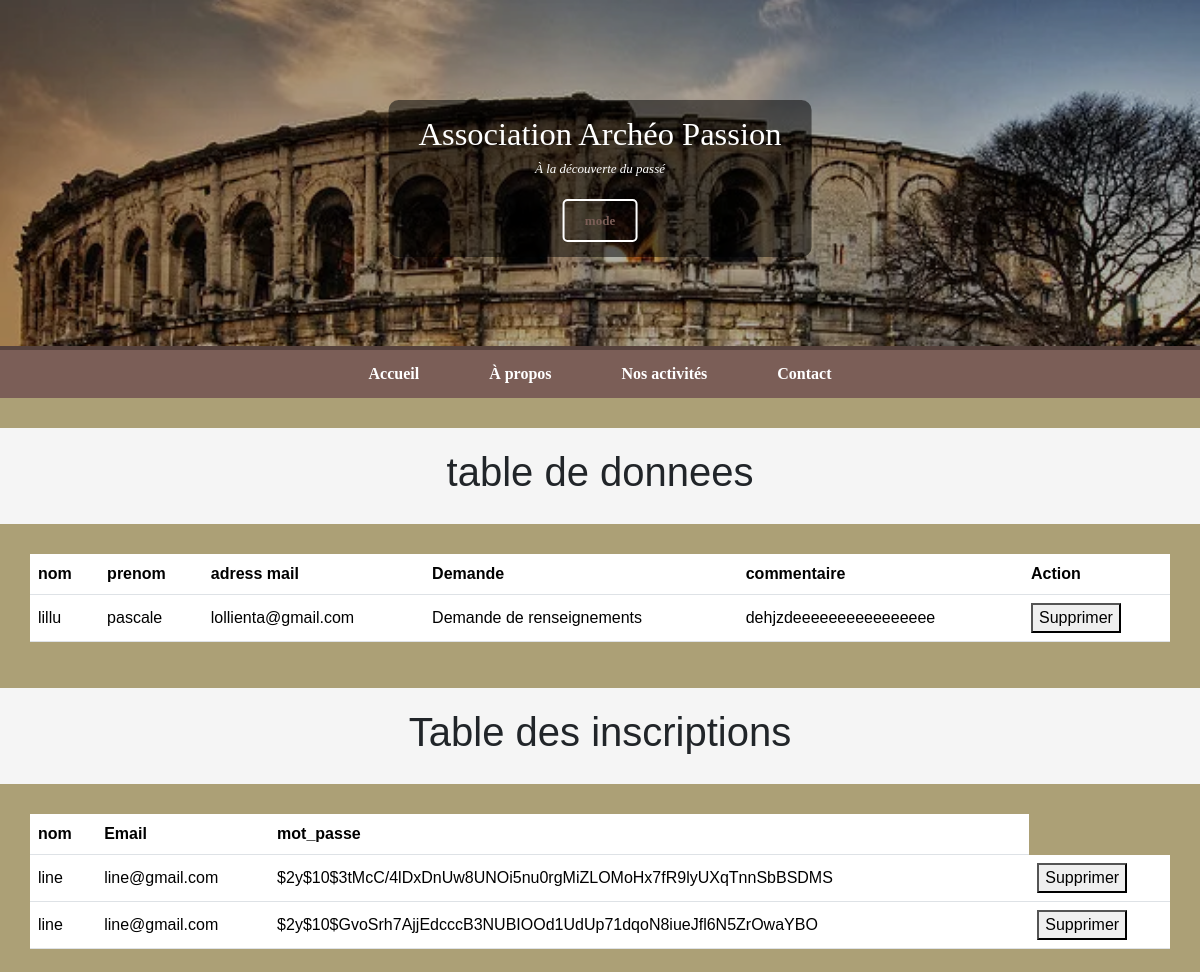
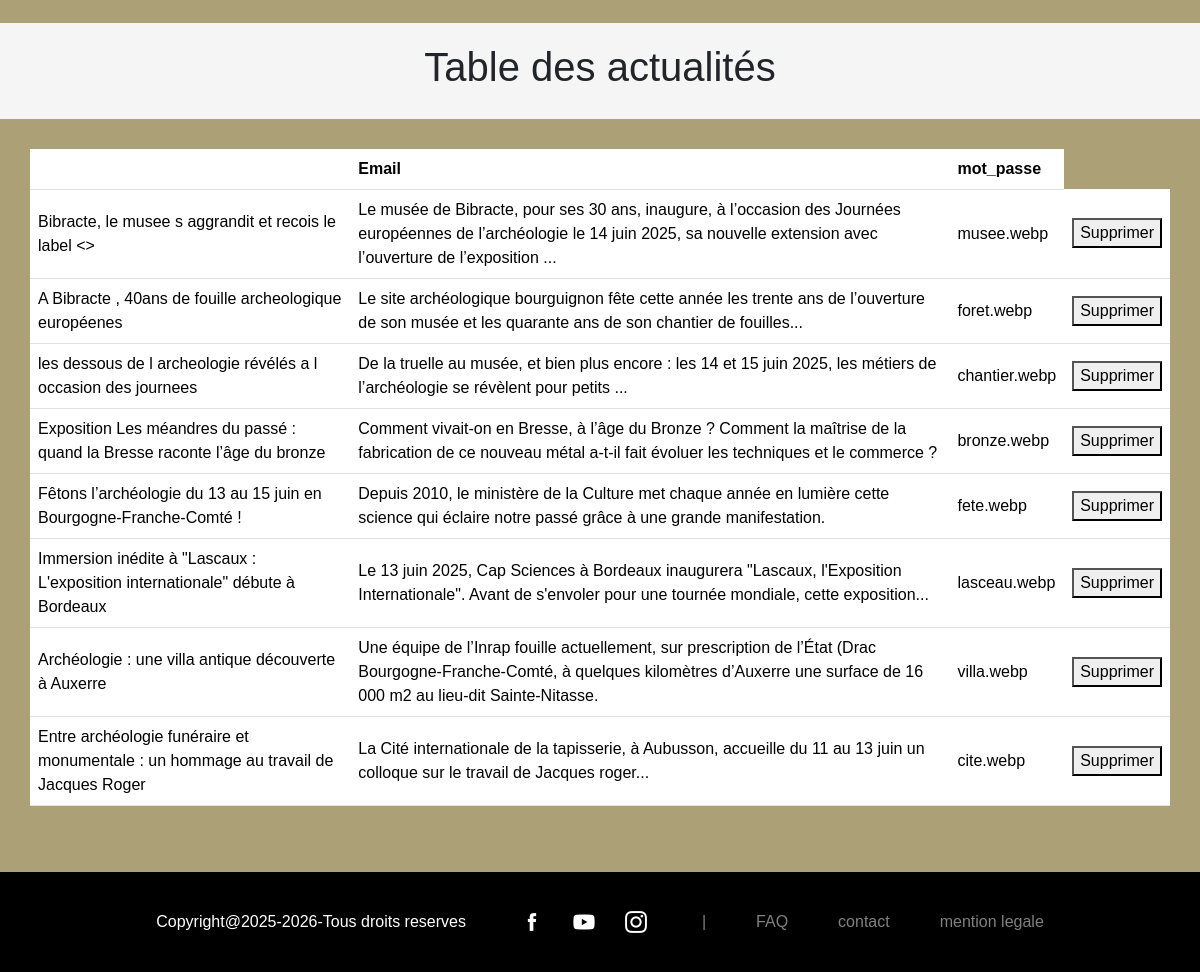
/administration.php, run on the app's committed database (2 pictures, top to bottom).
### tables this page shows
CREATE TABLE `formulaire` (
  `id` int NOT NULL,
  `nom` varchar(33) NOT NULL,
  `prenom` varchar(33) NOT NULL,
  `Email` varchar(33) NOT NULL,
  `Demande` varchar(33) NOT NULL,
  `Commentaire` text NOT NULL
);

CREATE TABLE `inscription` (
  `id` int NOT NULL,
  `nom` varchar(33) NOT NULL,
  `prenom` varchar(33) NOT NULL,
  `Email` varchar(33) NOT NULL,
  `mot_passe` varchar(255) NOT NULL
);

### administration.php (the view, shortened to what this page needs)
<?php
include 'db.php';
$query = 'SELECT * FROM formulaire';
$result = $conn->query($query);
$query_inscription = 'SELECT * FROM inscription';
$result_inscription = $conn->query($query_inscription);
$query_actualites = 'SELECT * FROM actualités';
$result_actualites = $conn->query($query_actualites);
?>
<!DOCTYPE html>
<html lang="fr">
<head>
  <link href="https://cdn.jsdelivr.net/npm/bootstrap@5.3.5/dist/css/bootstrap.min.css" rel="stylesheet" />
  <link rel="stylesheet" href="/css/style.css" />
</head>
<body class="body-admin">
  <?php
      include 'header.php'
    ?>
<div class="table-text">
  <h1>table de donnees</h1>
</div>
<div id="table" class="table-responsive">
  <table class="table align-middle">
    <thead>
      <tr>
        <th>nom</th>
        <th>prenom</th>
        <th>adress mail</th>
        <th>Demande</th>
        <th>commentaire</th>
        <th>Action</th>
      </tr>
    </thead>
    <tbody>
      <?php foreach ($result as $row): ?>
      <tr>
        <td><?= $row['nom'] ?></td>
        <td><?= $row['prenom'] ?></td>
        <td><?= $row['Email'] ?></td>
        <td><?= $row['Demande'] ?></td>
        <td><?= $row['Commentaire'] ?></td>
        <td>
          <form method="POST">
            <button type="submit">Supprimer</button>
          </form>
        </td>
      </tr>
      <?php endforeach; ?>
    </tbody>
  </table>
</div>
<div class="table-text">
  <h1>Table des inscriptions</h1>
</div>
<div id="table" class="table-responsive">
  <table class="table align-middle">
    <thead>
      <tr>
        <th>nom</th>
        <th>Email</th>
        <th>mot_passe</th>
      </tr>
    </thead>
    <tbody>
      <?php foreach ($result_inscription as $row): ?>
        <tr>
          <td><?= $row['nom'] ?></td>
          <td><?= $row['Email'] ?></td>
          <td><?= $row['mot_passe'] ?></td>
          <td>
            <form method="POST">
              <button type="submit">Supprimer</button>
            </form>
          </td>
        </tr>
      <?php endforeach; ?>
    </tbody>
  </table>
</div>
<div class="table-text">
  <h1>Table des actualités</h1>
</div>
<div id="table" class="table-responsive">
  <table class="table align-middle">
    <thead>
      <tr>
        <th></th>
        <th>Email</th>
        <th>mot_passe</th>
      </tr>
    </thead>
    <tbody>
      <?php foreach ($result_actualites as $row): ?>
        <tr>
          <td><?= $row['titre'] ?></td>
          <td><?= $row['text'] ?></td>
          <td><?= $row['image'] ?></td>
          <td>
            <form method="POST">
              <button type="submit">Supprimer</button>
            </form>
          </td>
        </tr>
      <?php endforeach; ?>
    </tbody>
  </table>
</div>
<?php
 include 'footer.php'
 ?>
</body>
</html>

### header.php
<header class="banniere">
      <div class="titre-site">
        <h1>Association Archéo Passion</h1>
        <p>À la découverte du passé</p>
        <div>
              <button type="onclick" id="togglemode">mode</button>
        </div>
      </div>
      <img src="/images/temple.webp" alt="Masques archéologiques" class="header-image" />
      <nav>
        <ul>
          <li><a href="/php/index.php">Accueil</a></li>
          <li><a href="/php/apropos.php">À propos</a></li>
          <li><a href="/php/activites.php">Nos activités</a></li>
          <li><a href="/php/contact.php">Contact</a></li>
        </ul>
      </nav>
    </header>

### footer.php
<footer>
      <div class="copyright">
        <span class="copyright">Copyright@2025-2026-Tous droits reserves</span>
      </div>
      <div class="app">
        <img
          class="facebook"
          src="\images\facebook.png"
          alt="description de l image"
        />
        <img
          class="youtube"
          src="\images\youtube.png"
          alt="description de l image"
        />
        <img
          class="insta"
          src="\images\insta.png"
          alt="description de l image"
        />
      </div>
      <span> | </span>
      <span> FAQ</span>
      <span> contact </span>
      <span> mention legale </span>
</footer>

### style.css (style rules this page uses)
body { font-family: Arial, sans-serif; margin: 0; padding: 0; }
.banniere { position: relative; text-align: center; color: white; font-family: "Georgia", serif; margin-bottom: 30px; }
.titre-site { font-size: small; position: absolute; top: 100px; left: 50%; transform: translateX(-50%); z-index: 2; background-color: rgba(0, 0, 0, 0.5); padding: 15px 30px; border-radius: 10px; }
.titre-site h1 { margin: 0; font-size: 2.5em; }
.titre-site p { margin: 5px 0 0; font-style: italic; font-size: 1em; }
.header-image { width: 100%; max-height: 350px; object-fit: cover; display: block; filter: brightness(70%); border-bottom: 4px solid #7b5e57; }
nav ul { list-style: none; padding: 0; margin: 0; background-color: #7b5e57; display: flex; justify-content: center; }
nav ul li { margin: 0 15px; }
nav ul li a { display: inline-block; padding: 12px 20px; color: white; text-decoration: none; font-weight: bold; }
#togglemode { display: inline-block; margin-top: 20px; padding: 10px 20px; border: 2px solid white; color: #7b5e57; background-color: transparent; text-decoration: none; font-weight: bold; border-radius: 5px; transition: all 0.3s ease; }
footer { display: flex; height: 100px; background-color: black; color: white; flex-direction: row; justify-content: center; align-items: center; gap: 50px; bottom: 0; margin-top: 20px; }
footer span { color: grey; }
.copyright { color: white; }
.app { display: flex; flex-direction: row; justify-content: start; align-items: center; gap: 20px; }
.insta { height: 32px; }
.youtube { height: 32px; }
.facebook { height: 32px; }
a { text-decoration: none; color:whitesmoke; }
.body-admin { background-color:rgba(116, 95, 25, 0.591); margin:0; }
#table { padding: 30px; color:azure; }
.table-text { background-color:whitesmoke; text-align: center; padding: 20px; }

### data on the page
formulaire: nom "lillu", prenom "pascale", Email "lollienta@gmail.com", Demande "Demande de renseignements", Commentaire "dehjzdeeeeeeeeeeeeeeee"
inscription: nom "line", Email "line@gmail.com", mot_passe "$2y$10$3tMcC/4lDxDnUw8UNOi5nu0rgMiZLOMoHx7fR9lyUXqTnnSbBSDMS"
inscription: nom "line", Email "line@gmail.com", mot_passe "$2y$10$GvoSrh7AjjEdcccB3NUBIOOd1UdUp71dqoN8iueJfl6N5ZrOwaYBO"
actualités: titre "Bibracte, le musee s aggrandit et recois le label < >", text "Le musée de Bibracte, pour ses 30 ans, inaugure, à l’occasion des Journées européennes de l’archéologie le 14 juin 2025, sa nouvelle extension avec l’ouverture de l’exposition ...", image "musee.webp"
actualités: titre "A Bibracte , 40ans de fouille archeologique européenes", text "Le site archéologique bourguignon fête cette année les trente ans de l’ouverture de son musée et les quarante ans de son chantier de fouilles...", image "foret.webp"
actualités: titre "les dessous de l archeologie révélés a l occasion des journees", text "De la truelle au musée, et bien plus encore : les 14 et 15 juin 2025, les métiers de l’archéologie se révèlent pour petits ...", image "chantier.webp"
actualités: titre "Exposition Les méandres du passé : quand la Bresse raconte l’âge du bronze", text "Comment vivait-on en Bresse, à l’âge du Bronze ? Comment la maîtrise de la fabrication de ce nouveau métal a-t-il fait évoluer les techniques et le commerce ?", image "bronze.webp"
actualités: titre "Fêtons l’archéologie du 13 au 15 juin en Bourgogne-Franche-Comté !", text "Depuis 2010, le ministère de la Culture met chaque année en lumière cette science qui éclaire notre passé grâce à une grande manifestation.", image "fete.webp"
actualités: titre "Immersion inédite à \"Lascaux : L'exposition internationale\" débute à Bordeaux", text "Le 13 juin 2025, Cap Sciences à Bordeaux inaugurera \"Lascaux, l'Exposition Internationale\". Avant de s'envoler pour une tournée mondiale, cette exposition...", image "lasceau.webp"
actualités: titre "Archéologie : une villa antique découverte à Auxerre", text "Une équipe de l’Inrap fouille actuellement, sur prescription de l’État (Drac Bourgogne-Franche-Comté, à quelques kilomètres d’Auxerre une surface de 16 000 m2 au lieu-dit Sainte-Nitasse.", image "villa.webp"
actualités: titre "Entre archéologie funéraire et monumentale : un hommage au travail de Jacques Roger", text "La Cité internationale de la tapisserie, à Aubusson, accueille du 11 au 13 juin un colloque sur le travail de Jacques roger...", image "cite.webp"
